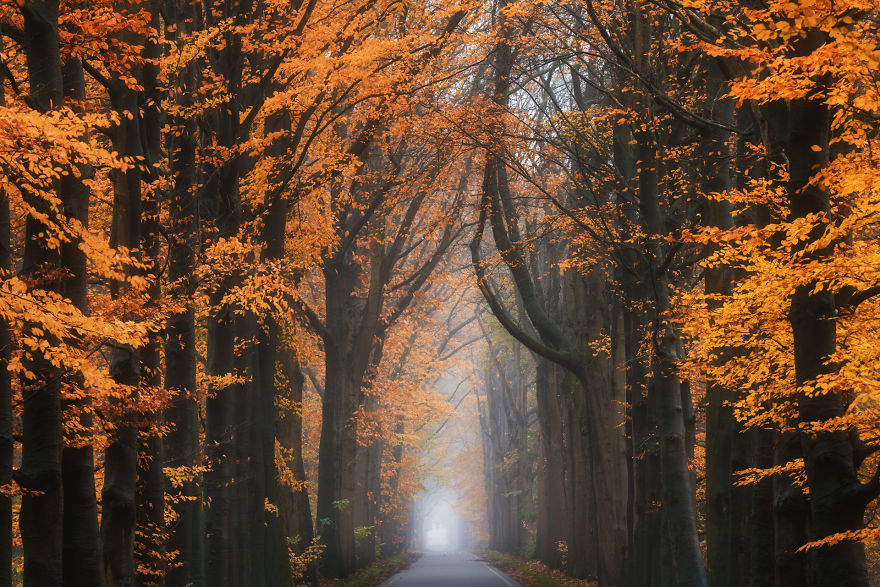
#> input picture project-1/autumn.jpeg, 880 x 587 px, found by its file name
$ python blend-images.py
#> lines starting #> are read from the running program, lines starting #| are printed output that depends on the picture
import cv2
from numpy import asarray
from PIL import Image
import numpy as np


def blend_two_image(alpha, path1, path2, pic_num):
    """
    blends two images into one
    :param alpha: opacity of first image, (1-alpha) is opacity for second image
    :param path1: path for first picture
    :param path2: path for second picture
    :param pic_num: name mark for blended image
    """
#> called with alpha = 0, path1 = 'project-1/autumn.jpeg', path2 = 'project-1/summer.png', pic_num = 0
    # Load images as matrices
    image1 = Image.open(path1)
#> image1 is the input picture: PIL image 880x587 RGB; mean R, G, B 99.4, 70.1, 47.4
    image2 = Image.open(path2)
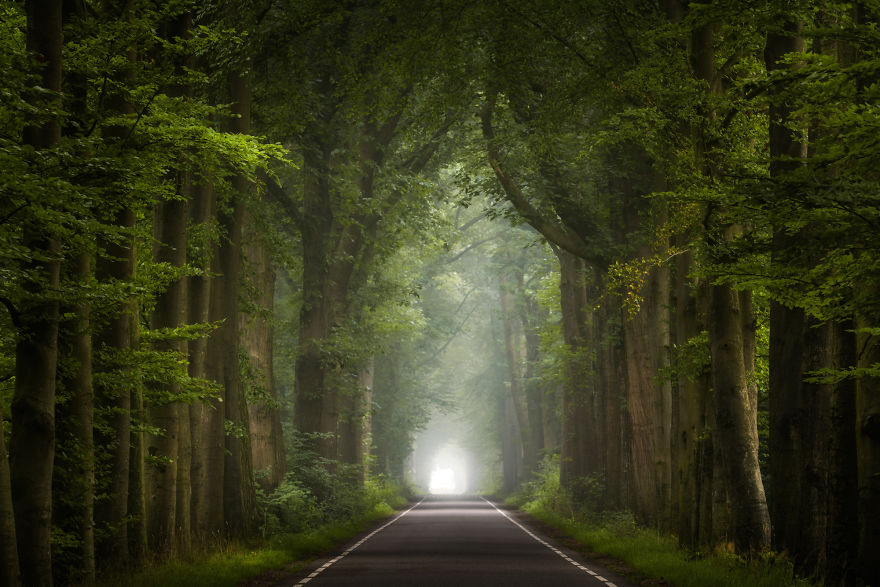
#> input picture project-1/summer.png, 880 x 587 px, found by its file name
#> image2 is the input picture: PIL image 880x587 RGB; mean R, G, B 53.4, 55.7, 28.1

    # determine the correct dimensions for blended image
    width = min(image1.size[0], image2.size[0])
#> width = 880
    height = min(image1.size[1], image2.size[1])
#> height = 587

    # resize pictures to correct dimensions if necessary
    if image1.size != (width, height):
        image1 = image1.resize((width, height))
    if image2.size != (width, height):
        image2 = image2.resize((width, height))

    # transform pictures into matrix
    picture_matrix_1 = asarray(image1)
    picture_matrix_2 = asarray(image2)

    blended_image = np.add((np.multiply(picture_matrix_1, 1 - alpha)), (np.multiply(picture_matrix_2, alpha)))
    blended_image = np.asarray(blended_image, dtype="uint8")

    # Converting the numpy array into image
    img = Image.fromarray(blended_image)

    # Saving the image
    img.save(f"blended_images/blended_{pic_num}.jpeg")


def generate_images():
    """
    generates 11 different images for different alphas 0.0, 0.1 ... 1.0
    """
    for i in range(0, 11):
        blend_two_image(i * 0.1, "project-1/autumn.jpeg", "project-1/summer.png", i)


def generate_video():
    """
    generates video out of blended images
    """

    # array to store all the frames of video
    img_array = []
#> img_array = []
    size = (720, 480)  # default dimensions of video

    # this for loop stores frames into array
    for i in range(0, 11):
        img = cv2.imread(f"blended_images/blended_{i}.jpeg")
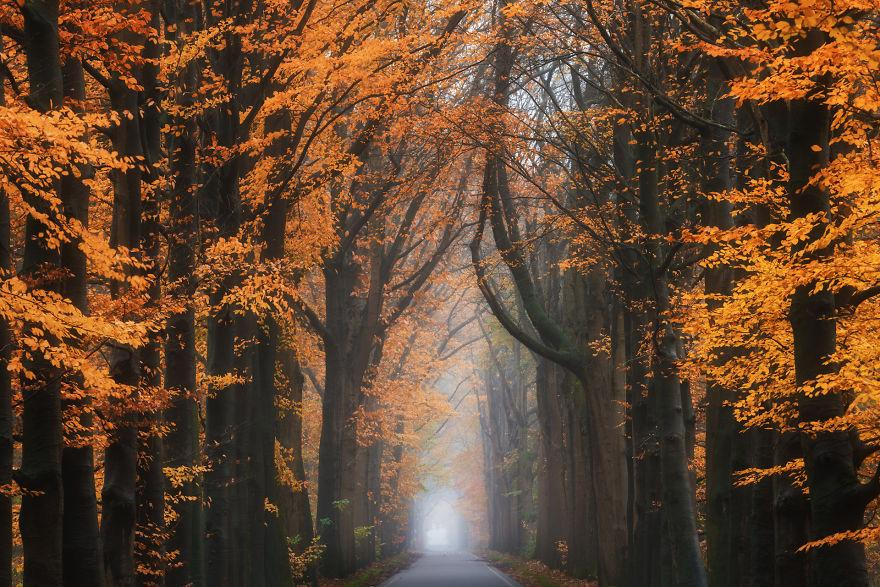
#> img: shape (587, 880, 3); mean B, G, R 48.1, 70, 99.4
        height, width, layers = img.shape
#> height = 587; width = 880; layers = 3
        size = (width, height)
#> size = (880, 587)
        for _ in range(11):
            # I do that so video will be longer and not just 11 frames
            img_array.append(img)
#> after the loop, img_array = 11 items

    out = cv2.VideoWriter('project.mp4', cv2.VideoWriter_fourcc(*'DIVX'), 15, size)

    for i in range(len(img_array)):
        out.write(img_array[i])
#> this loop made 121 passes

    out.release()


generate_images()
generate_video()
